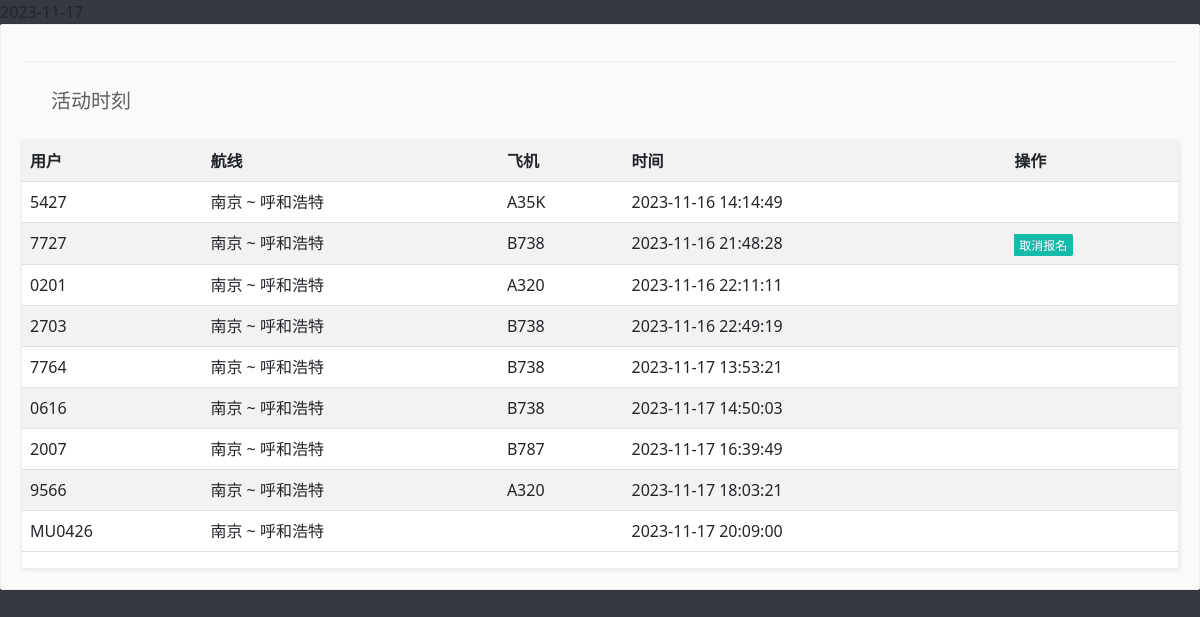
Page /activity/apply/activity_display.php?id=2023-11-17 (signed in) on the committed database.
### tables this page shows
CREATE TABLE `activity_user` (
  `user` text NOT NULL,
  `route` text NOT NULL,
  `aircraft` text NOT NULL,
  `time` text NOT NULL,
  `activity_time` text NOT NULL
);

### activity/apply/activity_display.php (the view, shortened to what this page needs)
<!DOCTYPE html>
<html lang="en">
<?php
$id = urldecode($_GET['id']);
?>
<head>
    <link rel="stylesheet" href="/layui/css/layui.css">
     <link rel="stylesheet" href="/layui/css/layui.css">
    <link rel="stylesheet" href="/css/index.css">
    <link rel="stylesheet" href="/css/bootstrap.css">
</head>
<body>
    <div class="layui-card layui-panel">
        <div class="layui-bg-gray" style="padding: 20px;">
            <fieldset class="layui-elem-field layui-field-title">
                <br>
                <legend>活动时刻</legend>
            </fieldset>
            <div class="layui-panel">
                <?php
                $servername = "localhost";
$username = "imp_xfex_cc";
	$password = "34M3aePXSKYSS3Bi";
	$dbname = "imp_xfex_cc";
                $conn = new mysqli($servername, $username, $password, $dbname);
                $sql = $conn->prepare("SELECT * FROM activity_user WHERE activity_time=?");
                $sql->bind_param("s", $id);
                $sql->execute();
                $result = $sql->get_result();
                if (isset($id)) {
                    echo '<table class="table table-striped">';
                    echo '<tr><th>用户</th><th>航线</th><th>飞机</th><th>时间</th><th>操作</th></tr>';
                    if ($result->num_rows > 0) {
                        while ($row = $result->fetch_assoc()) {
                            echo '<tr>';
                            echo '<td>' . $row['user'] . '</td>';
                            echo '<td>' . $row['route'] . '</td>';
                            echo '<td>' . $row['aircraft'] . '</td>';
                            echo '<td>' . $row['time'] . '</td>';
                            if ($_SESSION['num'] == $row['user']) {
                                echo "<td>";
                                echo '<div class="layui-btn-group">';
                                echo '<button type="submit" class="layui-btn layui-btn-xs" data-bs-toggle="#" data-bs-target="#staticBackdrop" name="cancel"><a href="./cancel.php?id=' . urlencode($row['time']) . '">取消报名</a></button>';
                                echo "</div>";
                                echo "</td>";
                            } else {
                                echo "<td></td>";
                            }
                            echo '</tr>';
                        }
                    } else {
                        echo '<tr><td colspan="4">还没有人报名</td></tr>';
                    }
                    echo '</table>';
                }
                ?>
            </div>
        </div>
    </div>
</body>
</html>
</html>

### activity/apply/activity_display.php (style rules this page uses)
body { background-color: #343a40; }
a { color: #fff; text-decoration: none; }

### rows in the picture
activity_user: user "5427", route "南京 ~ 呼和浩特", aircraft "A35K", time "2023-11-16 14:14:49"
activity_user: user "7727", route "南京 ~ 呼和浩特", aircraft "B738", time "2023-11-16 21:48:28"
activity_user: user "0201", route "南京 ~ 呼和浩特", aircraft "A320", time "2023-11-16 22:11:11"
activity_user: user "2703", route "南京 ~ 呼和浩特", aircraft "B738", time "2023-11-16 22:49:19"
activity_user: user "7764", route "南京 ~ 呼和浩特", aircraft "B738", time "2023-11-17 13:53:21"
activity_user: user "0616", route "南京 ~ 呼和浩特", aircraft "B738", time "2023-11-17 14:50:03"
activity_user: user "2007", route "南京 ~ 呼和浩特", aircraft "B787", time "2023-11-17 16:39:49"
activity_user: user "9566", route "南京 ~ 呼和浩特", aircraft "A320", time "2023-11-17 18:03:21"
activity_user: user "MU0426", route "南京 ~ 呼和浩特", time "2023-11-17 20:09:00"
